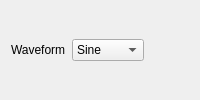
                            <widget class="QWidget" name="widget_21" native="true">
                             <property name="minimumSize">
                              <size>
                               <width>0</width>
                               <height>0</height>
                              </size>
                             </property>
                             <layout class="QGridLayout" name="gridLayout_58">
                              <item row="0" column="0">
                               <widget class="QLabel" name="label_176">
                                <property name="text">
                                 <string>Waveform</string>
                                </property>
                               </widget>
                              </item>
                              <item row="0" column="1">
                               <widget class="QComboBox" name="comboBox_22">
                                <item>
                                 <property name="text">
                                  <string>Sine</string>
                                 </property>
                                </item>
                                <item>
                                 <property name="text">
                                  <string>Square</string>
                                 </property>
                                </item>
                                <item>
                                 <property name="text">
                                  <string>Pulse</string>
                                 </property>
                                </item>
                                <item>
                                 <property name="text">
                                  <string>Custom</string>
                                 </property>
                                </item>
                               </widget>
                              </item>
                              <item row="0" column="2">
                               <widget class="QWidget" name="widget_22" native="true"/>
                              </item>
                             </layout>
                            </widget>
